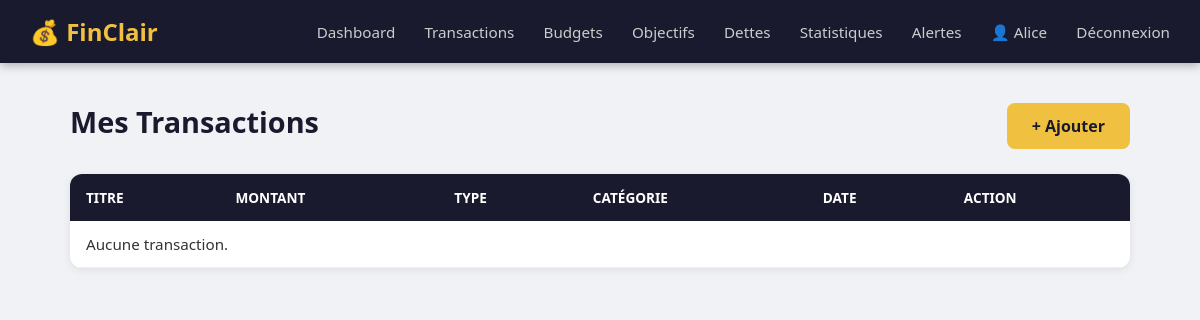
Page /transactions/ (signed in) on the earlier database version.
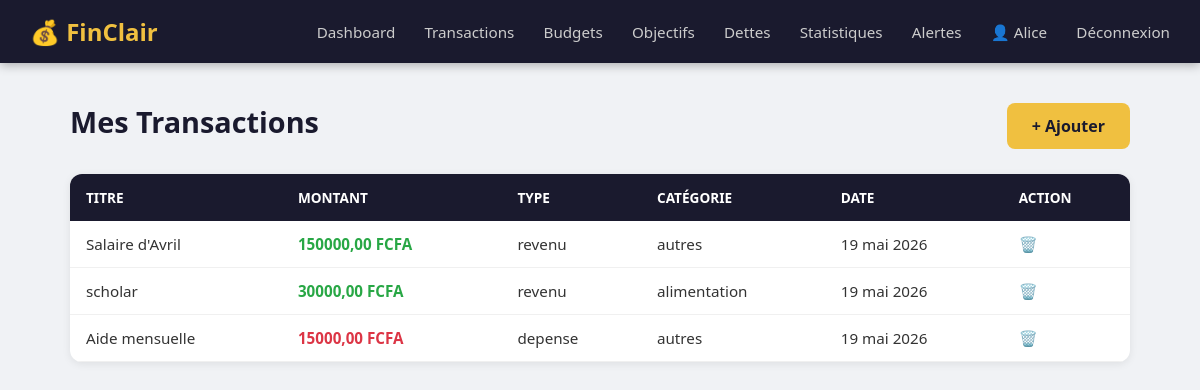
Same page on the later database version.
### transactions/models.py (models this page shows, shortened)
class Transaction(models.Model):
    TYPE_CHOICES = [
        ('revenu', 'Revenu'),
        ('depense', 'Dépense'),
    ]
    CATEGORIE_CHOICES = [
        ('alimentation', 'Alimentation'),
        ('transport', 'Transport'),
        ('logement', 'Logement'),
        ('sante', 'Santé'),
        ('loisirs', 'Loisirs'),
        ('education', 'Éducation'),
        ('autres', 'Autres'),
    ]
    utilisateur = models.ForeignKey(User, on_delete=models.CASCADE)
    titre = models.CharField(max_length=200)
    montant = models.DecimalField(max_digits=10, decimal_places=2)
    type_transaction = models.CharField(max_length=10, choices=TYPE_CHOICES)
    categorie = models.CharField(max_length=20, choices=CATEGORIE_CHOICES)
    date = models.DateField(auto_now_add=True)
    description = models.TextField(blank=True)

### transactions/views.py (the view)
# urls.py: path('', views.liste_transactions, name='liste_transactions'),
@login_required  # Redirige vers connexion si pas connecté
def liste_transactions(request):
    transactions = Transaction.objects.filter(
        utilisateur=request.user
    ).order_by('-date')
    return render(request, 'transactions/liste.html', {
        'transactions': transactions
    })

### templates/transactions/liste.html (shortened to what this page needs)
{% extends 'base.html' %}
{% block contenu %}
<div class="page">
    <div class="page-header">
        <h1>Mes Transactions</h1>
        <a href="{% url 'ajouter_transaction' %}" class="btn">+ Ajouter</a>
    </div>
    <table>
        <thead>
            <tr>
                <th>Titre</th>
                <th>Montant</th>
                <th>Type</th>
                <th>Catégorie</th>
                <th>Date</th>
                <th>Action</th>
            </tr>
        </thead>
        <tbody>
            {% for t in transactions %}
            <tr class="{{ t.type_transaction }}">
                <td>{{ t.titre }}</td>
                <td>{{ t.montant }} FCFA</td>
                <td>{{ t.type_transaction }}</td>
                <td>{{ t.categorie }}</td>
                <td>{{ t.date }}</td>
                <td>
                    <a href="{% url 'supprimer_transaction' t.pk %}"
                       onclick="return confirm('Supprimer cette transaction ?')">
                       🗑️
                    </a>
                </td>
            </tr>
            {% empty %}
            <tr><td colspan="6">Aucune transaction.</td></tr>
            {% endfor %}
        </tbody>
    </table>
</div>
{% endblock %}

Differences in the rows shown:
added Transaction: titre "Salaire d'Avril", montant "150000,00", type_transaction "revenu", categorie "autres", date "19 mai 2026"
added Transaction: titre "scholar", montant "30000,00", type_transaction "revenu", categorie "alimentation", date "19 mai 2026"
added Transaction: titre "Aide mensuelle", montant "15000,00", type_transaction "depense", categorie "autres", date "19 mai 2026"
Other differences:
text no longer shown: "Aucune transaction."
